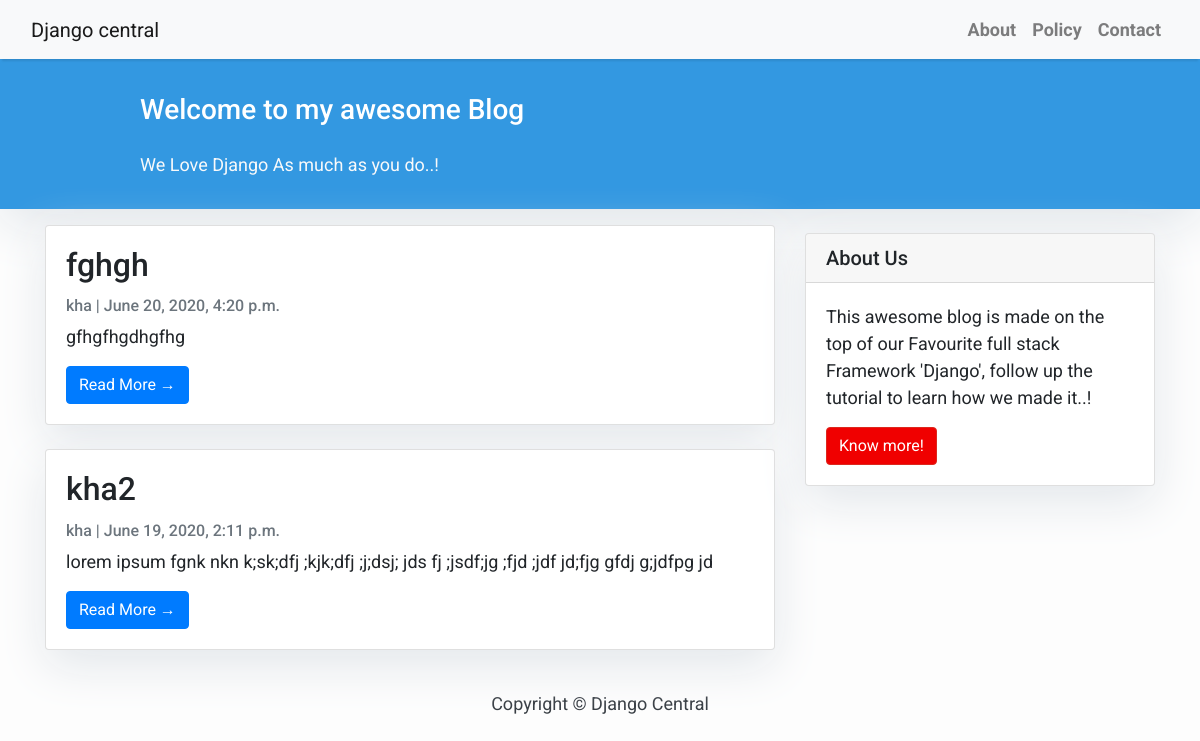
The page / on the database its author committed.
### blog/models.py (models this page shows, shortened)
class Post(models.Model):
    title = models.CharField(max_length=200, unique=True)
    slug = models.SlugField(max_length=200, unique=True)
    author = models.ForeignKey(User, on_delete= models.CASCADE,related_name='blog_posts')
    updated_on = models.DateTimeField(auto_now= True)
    content = models.TextField()
    created_on = models.DateTimeField(auto_now_add=True)
    status = models.IntegerField(choices=STATUS, default=0)
    class Meta:
        ordering = ['-created_on']

### blog/views.py (the view)
# urls.py: path('', views.PostList.as_view(), name='home'),
class PostList(generic.ListView):
	queryset = Post.objects.filter(status=1).order_by('-created_on')
	template_name = 'index.html'

### templates/index.html (shortened to what this page needs)
{% extends "base.html" %}
{% block content %}
<header class="masthead">
    <div class="container">
        <div class="row">
            <div class=" col-md-8 col-md-10 mx-auto">
                <div class="site-heading">
                    <h3 class=" site-heading my-4 mt-3 text-white"> Welcome to my awesome Blog </h3>
                    <p class="text-light">We Love Django As much as you do..! &nbsp
                    </p>
                </div>
            </div>
        </div>
    </div>
</header>
<div class="container">
    <div class="row">
        <div class="col-md-8 mt-3 left">
            {% for post in post_list %}
            <div class="card mb-4">
                <div class="card-body">
                    <h2 class="card-title">{{ post.title }}</h2>
                    <p class="card-text text-muted h6">{{ post.author }} | {{ post.created_on}} </p>
                    <p class="card-text">{{post.content|slice:":200" }}</p>
                    <a href="{% url 'post_detail' post.slug  %}" class="btn btn-primary">Read More &rarr;</a>
                </div>
            </div>
            {% endfor %}
        </div>
        {% block sidebar %} {% include 'sidebar.html' %} {% endblock sidebar %}
    </div>
</div>
{% endblock %}

### templates/base.html (style rules this page uses)
body { font-family: "Roboto", sans-serif; font-size: 17px; background-color: #fdfdfd; }
.masthead { background: #3398E1; height: auto; padding-bottom: 15px; box-shadow: 0 16px 48px #E3E7EB; padding-top: 10px; }

### templates/index.html (style rules this page uses)
body { font-family: "Roboto", sans-serif; font-size: 18px; background-color: #fdfdfd; }
.card { box-shadow: 0 16px 48px #E3E7EB; }

### templates/sidebar.html (style rules this page uses)
.card { box-shadow: 0 16px 48px #E3E7EB; }

### rows shown on the page
Post: title "fghgh", author "kha", created_on "June 20, 2020, 4:20 p.m.", content "gfhgfhgdhgfhg"
Post: title "kha2", author "kha", created_on "June 19, 2020, 2:11 p.m.", content "lorem ipsum fgnk nkn k;sk;dfj ;kjk;dfj ;j;dsj; jds fj ;jsdf;jg ;fjd ;jdf jd;fjg gfdj g;jdfpg jd"
